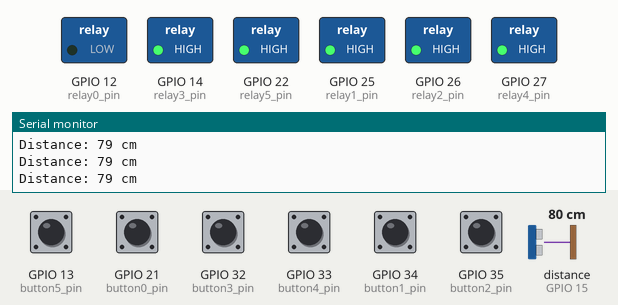
Bench run of a sketch on a simulated ESP32. Parts: switched loads named in the sketch (green lamp = pin HIGH), the last lines printed to the serial monitor. Wiring (inferred from the names in the program): ultrasonic range finder: trigger GPIO 2; echo GPIO 15. Inputs (shaded band) come from the test bench; at power-on: GPIO 13 (button5_pin), GPIO 21 (button0_pin), GPIO 32 (button3_pin), GPIO 33 (button4_pin), GPIO 34 (button1_pin), GPIO 35 (button2_pin) HIGH, distance to the obstacle (sensor on GPIO 15) 80 cm. The echo pulse lasts 58.3 µs per cm; WiFi joins after 1.5 s; servers stay silent unless stated; pins used as bus, display or sensor lines are not drawn.

Above: at 3.0 s.
3.1 s: distance to the obstacle (sensor on GPIO 15) set to 6 cm
4.6 s: distance to the obstacle (sensor on GPIO 15) set to 3 cm
At 5.1 s:
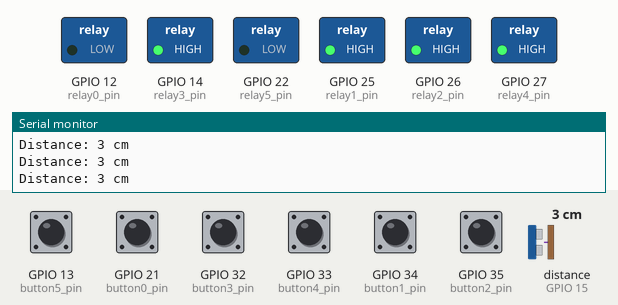
7.6 s: distance to the obstacle (sensor on GPIO 15) set to 9 cm
At 9.0 s:
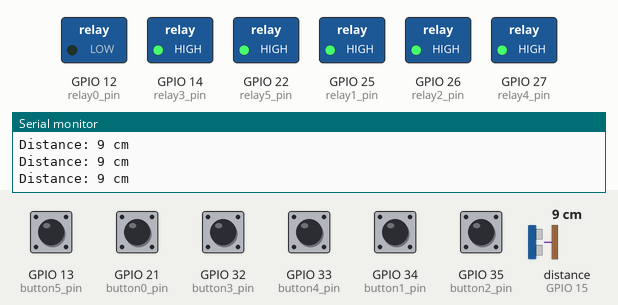
14.2 s: distance to the obstacle (sensor on GPIO 15) set to 2 cm
At 14.8 s:
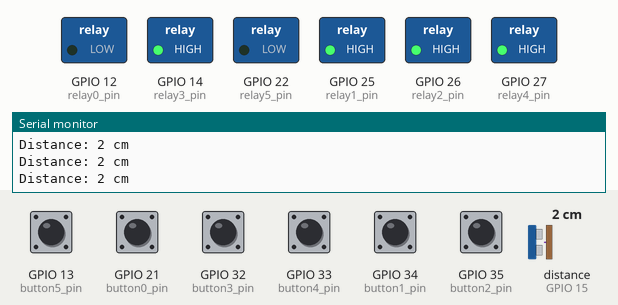
Timing chart, 0 to 16.7 s (numbered marks = the images above; inputs shaded):
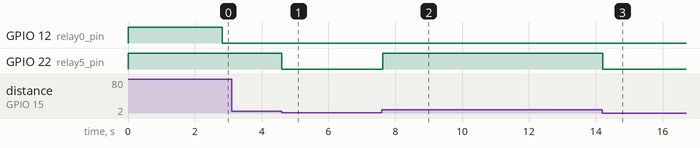

Measured:
- the behaviour switches between 5 and 4 cm on distance to the obstacle (sensor on GPIO 15) (found by bisection; images 0 and 1)
- after the input at 4.6 s, GPIO 22 (relay5_pin): HIGH → LOW at once
- after the input at 7.6 s, GPIO 22 (relay5_pin): LOW → HIGH at once
- after the input at 14.2 s, GPIO 22 (relay5_pin): HIGH → LOW at once

The sketch:

Classroom_automation.ino
```cpp
#include <WiFi.h>
#include <WiFiClient.h>
#include <BlynkSimpleEsp32.h>
#include <MFRC522.h>
#include <SPI.h>

char auth[] = "your_blynk_auth_token";
char ssid[] = "your_wifi_ssid";
char pass[] = "your_wifi_password";

BlynkTimer timer;

#define SS_PIN 5
#define RST_PIN 4
#define relay0_pin 12
#define trigPin 2
#define echoPin 15
#define relay5_pin 22

#define button1_pin 34
#define button2_pin 35
#define button3_pin 32
#define button4_pin 33
#define button5_pin 13
#define button0_pin 21

#define relay1_pin 25
#define relay2_pin 26
#define relay3_pin 14
#define relay4_pin 27

int relay1_state = 0;
int relay2_state = 0;
int relay3_state = 0;
int relay4_state = 0;
int relay5_state = 0;
int relay0_state = 0;

#define button1_vpin    V1
#define button2_vpin    V2
#define button3_vpin    V3
#define button4_vpin    V4
#define button5_vpin    V5
#define button0_vpin    V0

MFRC522 mfrc522(SS_PIN, RST_PIN);

void setup() {
  Serial.begin(9600);

  pinMode(button1_pin, INPUT_PULLUP);
  pinMode(button2_pin, INPUT_PULLUP);
  pinMode(button3_pin, INPUT_PULLUP);
  pinMode(button4_pin, INPUT_PULLUP);
  pinMode(button5_pin, INPUT_PULLUP);
  pinMode(button0_pin, INPUT_PULLUP);

  pinMode(relay1_pin, OUTPUT);
  pinMode(relay2_pin, OUTPUT);
  pinMode(relay3_pin, OUTPUT);
  pinMode(relay4_pin, OUTPUT);
  pinMode(relay5_pin, OUTPUT);
  pinMode(relay0_pin, OUTPUT);

  digitalWrite(relay1_pin, HIGH);
  digitalWrite(relay2_pin, HIGH);
  digitalWrite(relay3_pin, HIGH);
  digitalWrite(relay4_pin, HIGH);
  digitalWrite(relay5_pin, HIGH);
  digitalWrite(relay0_pin, HIGH);

  Blynk.begin(auth, ssid, pass);
  timer.setInterval(1000L, listen_push_buttons);

  SPI.begin();
  mfrc522.PCD_Init();

  pinMode(trigPin, OUTPUT);
  pinMode(echoPin, INPUT);
}

void loop() {
  Blynk.run();
  timer.run();
  door();
  distance();
}

void door() {
  if (mfrc522.PICC_IsNewCardPresent() && mfrc522.PICC_ReadCardSerial()) {
    Serial.println("Card detected! Activating relay...");
    digitalWrite(relay0_pin, LOW);
    Blynk.virtualWrite(button0_vpin, 1);
  }
  mfrc522.PICC_HaltA();
  mfrc522.PCD_StopCrypto1();
}

void distance() {
  long duration, distance;

  digitalWrite(trigPin, LOW);
  delayMicroseconds(2);

  digitalWrite(trigPin, HIGH);
  delayMicroseconds(10);
  digitalWrite(trigPin, LOW);

  duration = pulseIn(echoPin, HIGH);

  distance = (duration * 0.0343) / 2;

  Serial.print("Distance: ");
  Serial.print(distance);
  Serial.println(" cm");

  if (distance < 5) {
    digitalWrite(relay5_pin, LOW);
    Blynk.virtualWrite(button5_vpin, 1);
  } else {
    digitalWrite(relay5_pin, HIGH);
    Blynk.virtualWrite(button5_vpin, 0);
  }
}

void listen_push_buttons() {
  control_relay(1, button1_pin, button1_vpin, relay1_pin, relay1_state);
  control_relay(2, button2_pin, button2_vpin, relay2_pin, relay2_state);
  control_relay(3, button3_pin, button3_vpin, relay3_pin, relay3_state);
  control_relay(4, button4_pin, button4_vpin, relay4_pin, relay4_state);
  control_relay(5, button5_pin, button5_vpin, relay5_pin, relay5_state);
  control_relay(0, button0_pin, button0_vpin, relay0_pin, relay0_state);
}

void control_relay(int relay, int buttonPin, int virtualPin, int relayPin, int &relayState) {
  int buttonState = digitalRead(buttonPin);
  static bool lastButtonState = HIGH;
  static unsigned long lastDebounceTime = 0;
  unsigned long debounceDelay = 50;

  if (buttonState != lastButtonState) {
    lastDebounceTime = millis();
  }

  if ((millis() - lastDebounceTime) > debounceDelay) {
    if (buttonState != relayState) {
      relayState = buttonState;

      if (relay == 0)
        relayState = !relayState;

      digitalWrite(relayPin, relayState);
      Blynk.virtualWrite(virtualPin, relayState);
    }
  }

  lastButtonState = buttonState;
}
```
